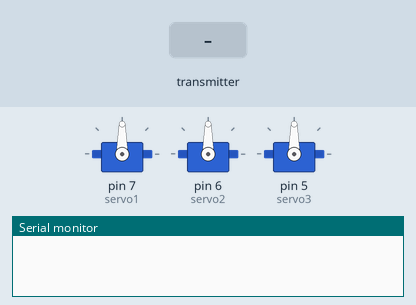
Simulated run of this sketch. Board: Arduino Uno, built with avr-gcc and run on an emulated ATmega328P. Shown: 3 × servo, the last lines printed to the serial monitor. Inputs (shaded band) come from the test bench. No radio packets arrive unless stated.

Above: at 1.2 s.
1.3 s: the transmitter starts sending flexvalue1 = 0
At 2.1 s:
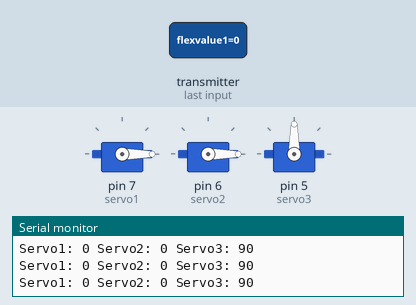
2.8 s: the transmitter starts sending flexvalue2 = 256
At 3.1 s:
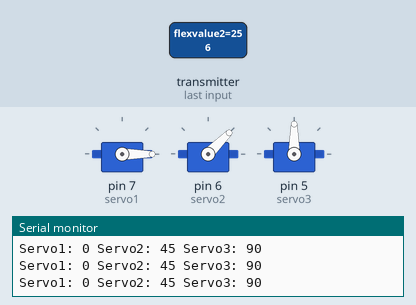
4.3 s: the transmitter starts sending flexvalue1 = 256
At 5.5 s:
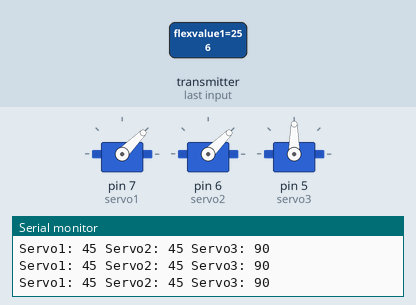
5.8 s: the transmitter starts sending flexvalue2 = 0
At 6.6 s:
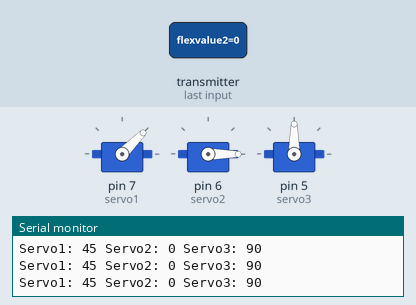
7.3 s: the transmitter starts sending flexvalue1 = 1023
At 8.5 s:
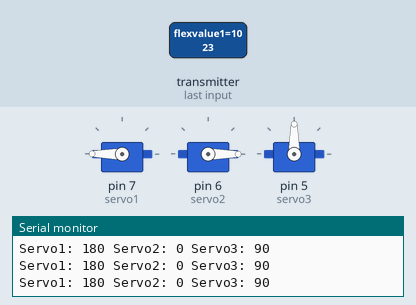
8.8 s: the transmitter starts sending flexvalue2 = 512
At 9.9 s:
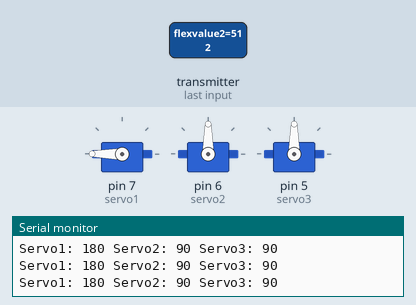
Timing chart, 0 to 11.3 s (numbered marks = the images above; inputs shaded):
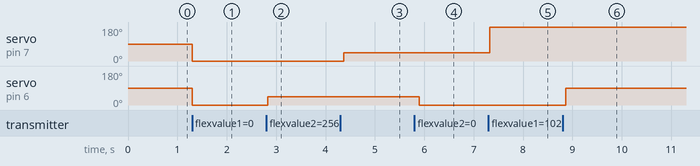

The sketch:

Receiver_s_End.ino
```cpp
#include <SPI.h>
#include <nRF24L01.h>
#include <RF24.h>
#include <Servo.h>

RF24 radio(9, 8); // CE, CSN
const uint64_t pipe = 0XE8E8F0F0E1LL;

Servo servo1;  // Servo connected to the first flex sensor
Servo servo2;  // Servo connected to the second flex sensor
Servo servo3;  // Servo controlled by MPU6050

struct DataPacket {
  int flexvalue1;
  int flexvalue2;
  int16_t ax, ay, az;
};

void setup() {
  Serial.begin(9600);
  radio.begin();
  radio.openReadingPipe(1, pipe);
  radio.setPALevel(RF24_PA_LOW);
  radio.startListening();

  servo1.attach(7);  // Attach servo to pin 7
  servo2.attach(6);  // Attach servo to pin 6
  servo3.attach(5);  // Attach servo to pin 5
}

void loop() {
  if (radio.available()) {
    DataPacket data;
    radio.read(&data, sizeof(data)); // Read incoming data

    int servoPosition1 = map(data.flexvalue1, 0, 1023, 0, 180); // Map flex sensor 1 value to servo position
    int servoPosition2 = map(data.flexvalue2, 0, 1023, 0, 180); // Map flex sensor 2 value to servo position
    int servoPosition3 = map(data.ax, -17000, 17000, 0, 180); // Map MPU6050 X-axis value to servo position

    servo1.write(servoPosition1); // Move first servo
    servo2.write(servoPosition2); // Move second servo
    servo3.write(servoPosition3); // Move third servo

    Serial.print("Servo1: ");
    Serial.print(servoPosition1);
    Serial.print(" Servo2: ");
    Serial.print(servoPosition2);
    Serial.print(" Servo3: ");
    Serial.println(servoPosition3);

    delay(100); // Adjust delay as needed to control the servo movement rate
  }
}
```

Measured:
- after the input at 1.3 s, servo on pin 7 (servo1), servo on pin 6 (servo2): 90° → 0° at once
- after the input at 2.8 s, servo on pin 6 (servo2): 0° → 45° at once
- after the input at 4.3 s, servo on pin 7 (servo1): 0° → 45° after 0.07 s
- after the input at 5.8 s, servo on pin 6 (servo2): 45° → 0° after 0.10 s
- after the input at 7.3 s, servo on pin 7 (servo1): 45° → 180° at once
- after the input at 8.8 s, servo on pin 6 (servo2): 0° → 90° after 0.06 s
